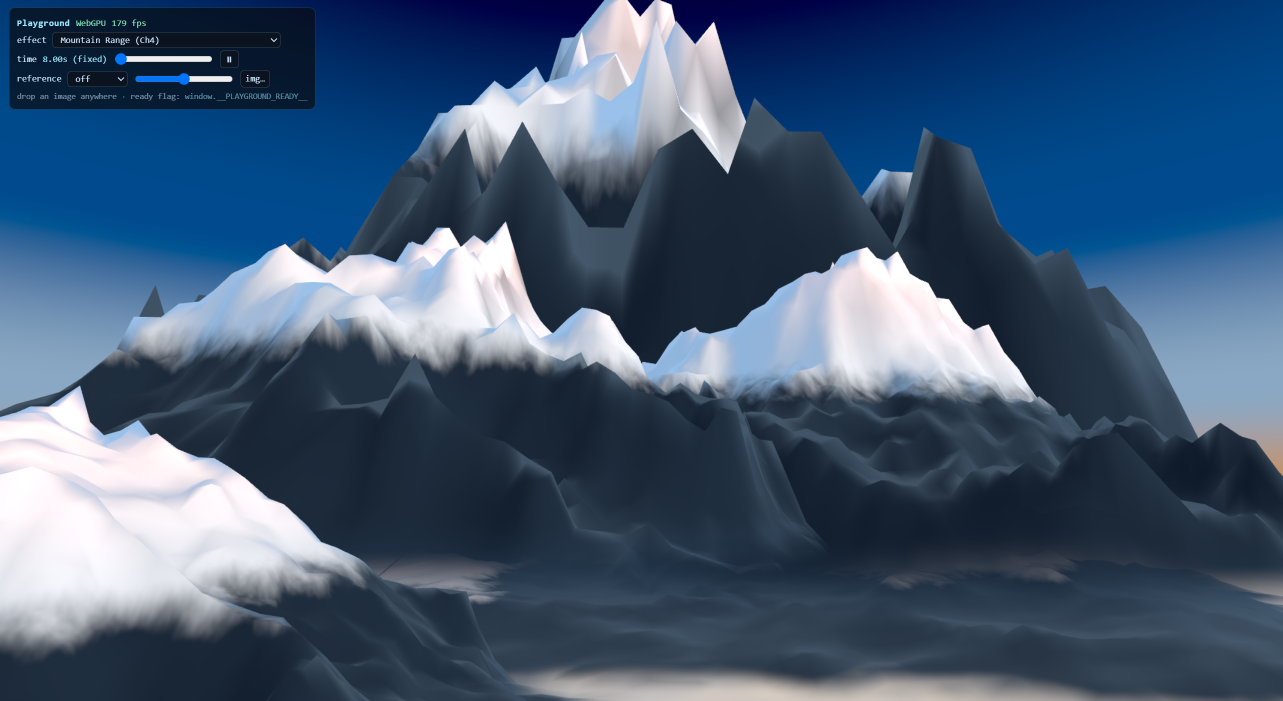
#> input picture scratch-ch4-nofloor.png, 2565 x 1401 px (shown at 1/2 size)
$ python process_icons.py ../scratch-ch4-nofloor.png out.png
#> lines starting #> are read from the running program, lines starting #| are printed output that depends on the picture; after the words box and inside, x2 and y2 are one past the last pixel; in counts of white or black regions, pixels touching at a corner belong together
import sys
import os
from PIL import Image, ImageDraw

def process_icon(input_path, output_path):
#> called with input_path = '../scratch-ch4-nofloor.png', output_path = 'out.png'
    try:
        img = Image.open(input_path).convert("RGBA")

        # Determine the size (use the smaller dimension to make a square/circle)
        size = min(img.size)
#> size = 1401

        # Center crop to square
        left = (img.width - size) / 2
#> left = 582
        top = (img.height - size) / 2
#> top = 0
        right = (img.width + size) / 2
#> right = 1983
        bottom = (img.height + size) / 2
#> bottom = 1401
        img = img.crop((left, top, right, bottom))
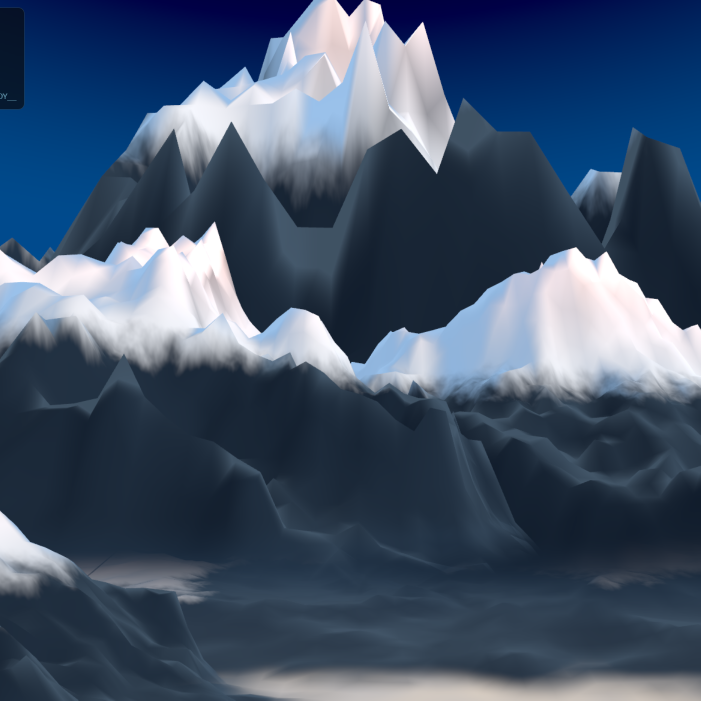
#> img: PIL image 1401x1401 RGBA (shown at 1/2 size); mean R, G, B, A 65.6, 82.5, 105.3, 255

        # Create a circular mask
        mask = Image.new('L', (size, size), 0)
#> mask: PIL image 1401x1401 L; every value is 0
        draw = ImageDraw.Draw(mask)
        draw.ellipse((0, 0, size, size), fill=255)

        # Apply mask
        img.putalpha(mask)
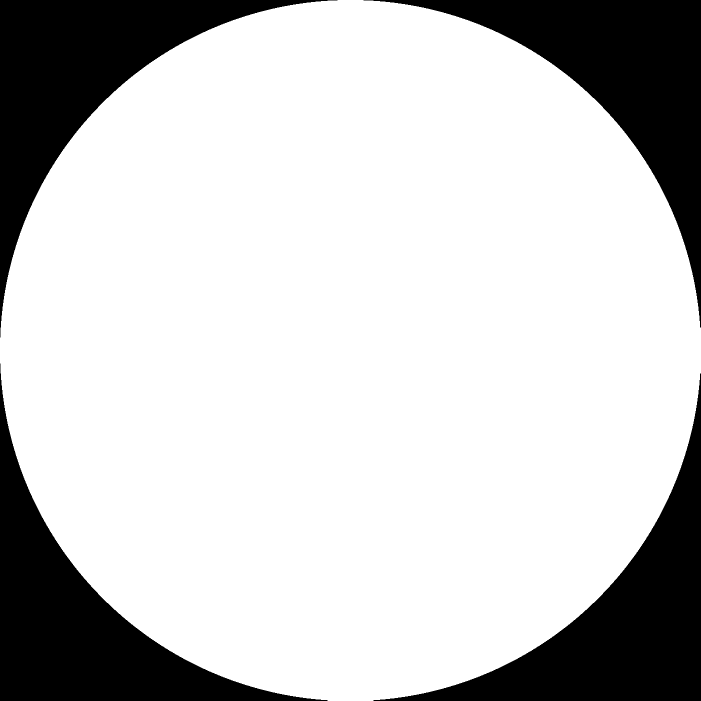
#> mask: PIL image 1401x1401 L (shown at 1/2 size); 78.6% white; 4 black regions, box (x1, y1, x2, y2) and area: (0, 0, 675, 675) 105509, (727, 0, 1401, 655) 104834, (0, 727, 655, 1401) 104834, (747, 747, 1401, 1401) 104160
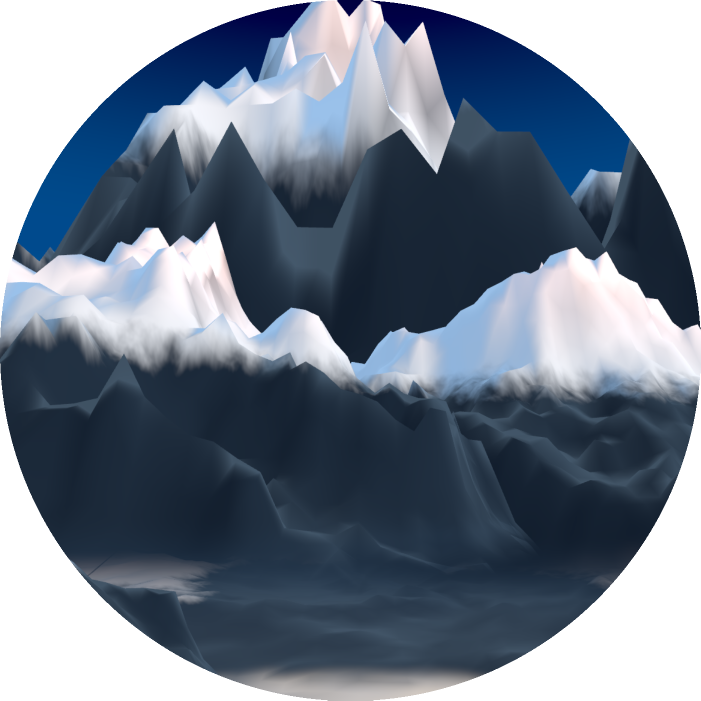
#> img: PIL image 1401x1401 RGBA (shown at 1/2 size); mean R, G, B, A 65.6, 82.5, 105.3, 200.5; transparent parts drawn white

        # Resize if needed? The user didn't specify size, but existing icons might give a clue.
        # For now, keep original resolution or maybe standard icon size like 512x512?
        # Let's keep it as is for now, or maybe resize to 512x512 if it's huge.
        # Generated images are usually 1024x1024.
        # Let's resize to 512x512 to save space if it's larger.
        if size > 512:
            img = img.resize((512, 512), Image.Resampling.LANCZOS)
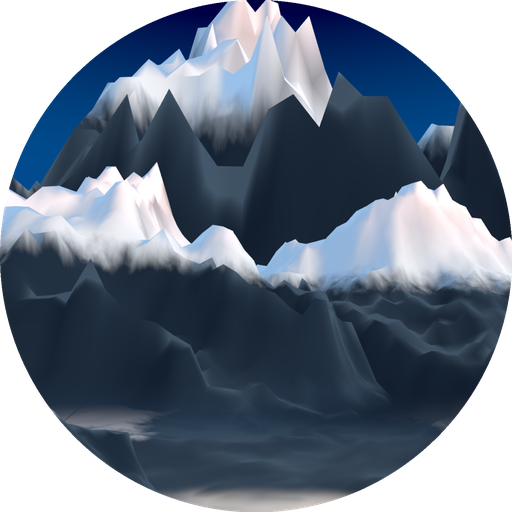
#> img: PIL image 512x512 RGBA; mean R, G, B, A 58.4, 70.4, 86.2, 200.5; transparent parts drawn white

        # Save
        os.makedirs(os.path.dirname(output_path), exist_ok=True)
        img.save(output_path, "PNG")
        print(f"Processed: {input_path} -> {output_path}")

    except Exception as e:
        print(f"Error processing {input_path}: {e}")
        sys.exit(1)

if __name__ == "__main__":
    if len(sys.argv) != 3:
        print("Usage: python process_icons.py <input_path> <output_path>")
        sys.exit(1)

    input_path = sys.argv[1]
    output_path = sys.argv[2]
    process_icon(input_path, output_path)
